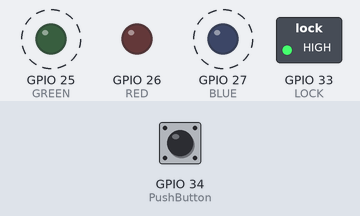
Simulated run of this sketch. Board: ESP32. Parts: switched loads named in the sketch (green lamp = pin HIGH), output pins drawn as LEDs (lit = HIGH). Dashed ring = blinking. The inputs (shaded band) are chosen by the test bench; at power-on: GPIO 34 (PushButton) LOW.

Above: at 4.8 s.
4.9 s: GPIO 34 (PushButton) pulled HIGH for 2.35 s
At 6.4 s:
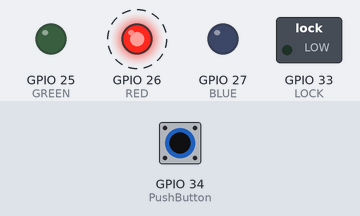
At 8.4 s:
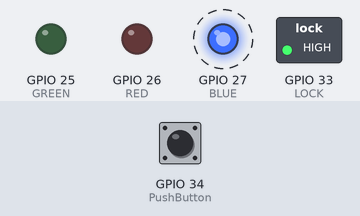
Timing chart, 0 to 15.0 s (numbered marks = the images above; inputs shaded):
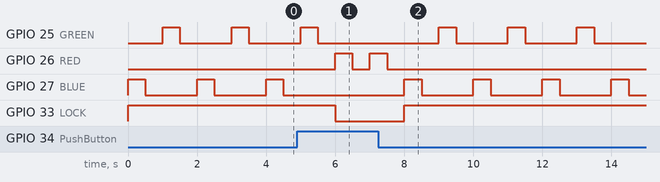

The sketch:

ESP32_Btn_Lock.ino
```cpp
/***
 * LED Blinking
 * Code Written by TechMartian
 */
const int GREEN = 25;
const int RED = 26;
const int BLUE = 27;
const int LOCK = 33;
const int PushButton = 34;

void setup() {
  pinMode (RED, OUTPUT);
  pinMode (BLUE, OUTPUT);
  pinMode (GREEN, OUTPUT);
  pinMode (LOCK, OUTPUT);
  pinMode(PushButton, INPUT);

}

void loop() {
  int Push_button_state = digitalRead(PushButton);

  // Lock = Active LOW
  if ( Push_button_state == HIGH )
  {
    digitalWrite (LOCK, LOW);  // LOCK ON (OPEN)

    digitalWrite (RED, HIGH);  // turn on the LED
    delay(500); // wait for half a second or 500 milliseconds
    digitalWrite (RED, LOW);   // turn off the LED
    delay(500); // wait for half a second or 500 milliseconds
  }
  else
  {
    digitalWrite (LOCK, HIGH);  // LOCK OFF (LOCKED)

    digitalWrite(BLUE, HIGH);
    delay(500); // wait for half a second or 500 milliseconds
    digitalWrite (BLUE, LOW);   // turn off the LED
    delay(500); // wait for half a second or 500 milliseconds
    digitalWrite(GREEN, HIGH);
    delay(500); // wait for half a second or 500 milliseconds
    digitalWrite (GREEN, LOW);   // turn off the LED
    delay(500); // wait for half a second or 500 milliseconds
  }
}
```

Measured:
- after the input at 4.9 s, GPIO 26 (RED): alternates HIGH for 0.50 s and LOW for 0.50 s, 4 changes in all, then stays LOW, starting after 1.1 s; GPIO 33 (LOCK): HIGH → LOW after 1.1 s, → HIGH 2.0 s later
- by itself, GPIO 27 (BLUE): alternates HIGH for 0.50 s and LOW for 1.5 s
